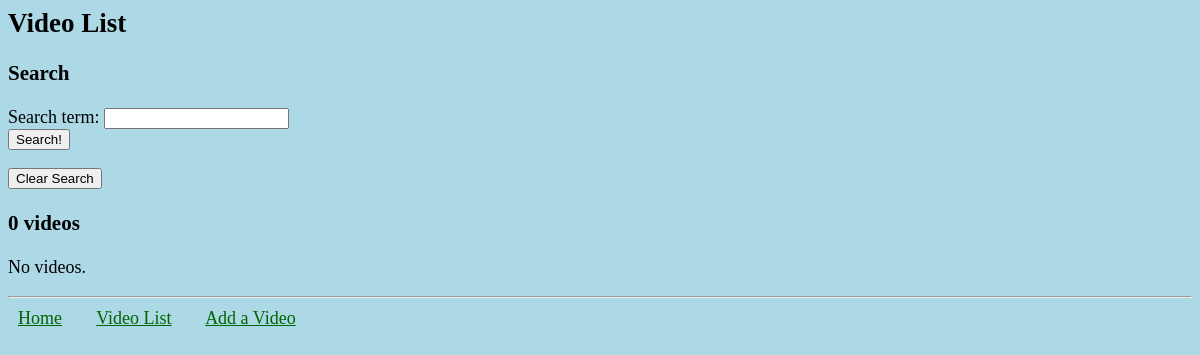
Page /video_list on the earlier database version.
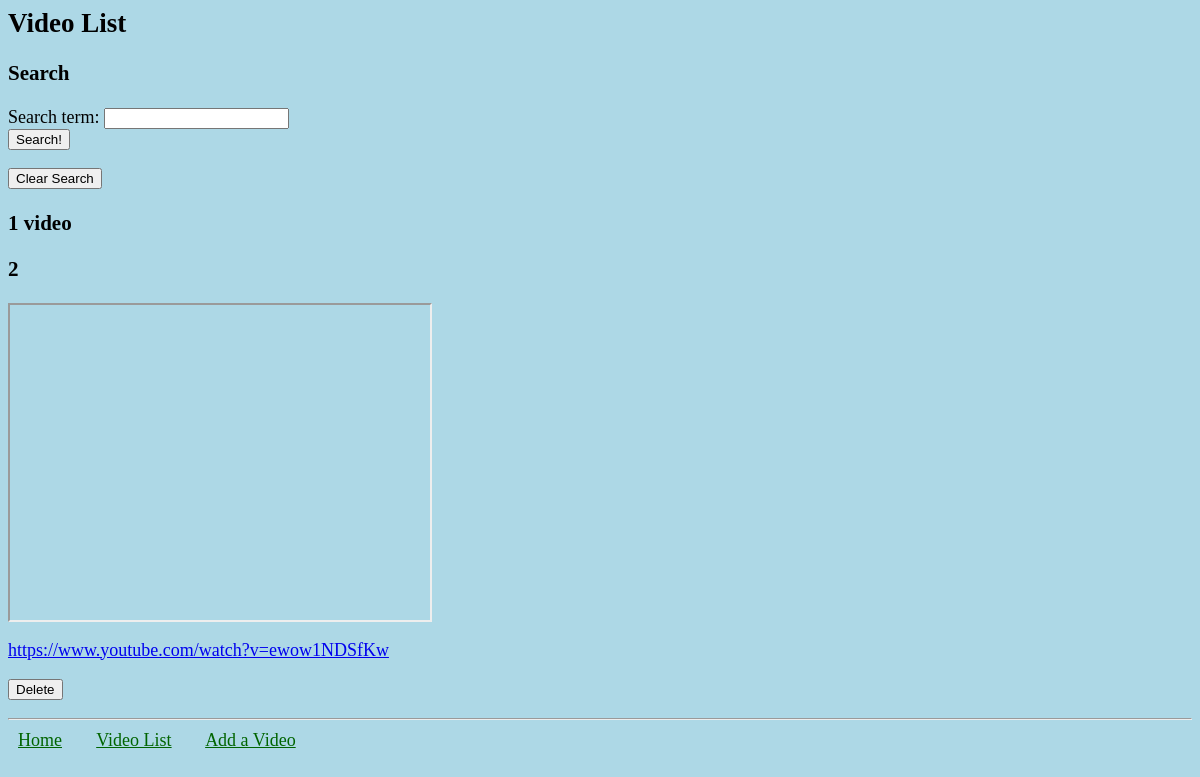
Same page on the later database version.
### video_collection/models.py (models this page shows, shortened)
class Video(models.Model):
    name = models.CharField(max_length=200)  # Name of the video
    url = models.CharField(max_length=400)  # URL of the video
    notes = models.TextField(blank=True, null=True)  # Additional notes about the video
    video_id = models.CharField(max_length=40, unique=True)  # ID of the video

### video_collection/views.py (the view)
# urls.py: path('video_list', views.video_list, name='video_list'),
def video_list(request):
    search_form = SearchForm(request.GET)
    if search_form.is_valid():
        search_term = search_form.cleaned_data['search_term']
        videos = Video.objects.filter(name__icontains=search_term).order_by(Lower('name'))
    else:
        search_form = SearchForm()
        videos = Video.objects.order_by(Lower('name'))
    return render(request, 'video_collection/video_list.html', {'videos': videos, 'search_form': search_form})

### video_collection/forms.py
class SearchForm(forms.Form):
    search_term = forms.CharField()

### video_collection/templates/video_collection/video_list.html (shortened to what this page needs)
{% extends 'video_collection/base.html' %}
{% block content %}
<h2>Video List</h2>
<h3>Search</h3>
<form method="GET" action="{% url 'video_list' %}">
    {{ search_form }}
    <button type="submit">Search!</button>
</form>
<a href="{% url 'video_list' %}">
    <button>Clear Search</button>
</a>
<h3>{{ videos|length }} video{{ videos|length|pluralize }}</h3>
{% for video in videos %}
<div>
    <h3>{{ video.name }}</h3>
    <iframe width="420" height="315" src="https://youtube.com/embed/{{ video.video_id }}"></iframe>
    <p>
        <a href="{{ video.url }}">{{ video.url }}</a>
    </p>
</div>
<form method="post" action="{% url 'delete_video' video.id %}">
  <button type="submit" onclick="return confirm('Are you sure you want to delete this video?')">Delete</button>
</form>
{% empty %}
    <p>No videos.</p>
{% endfor %}
{% endblock %}

### video_collection/templates/video_collection/base.html
{% load static %}
<html>
    <head>
        <link rel="stylesheet" href="https://cdn.jsdelivr.net/gh/kognise/water.css@latest/dist/dark.min.css">
        <link rel="stylesheet" href="{% static 'css/style.css' %}">
    </head>
    <body>
        {% block content %}
        {% endblock %}
        <hr>
        <div class="navigation">
            <a href="{% url 'home' %}">Home</a>
            <a href="{% url 'video_list' %}">Video List</a>
            <a href="{% url 'add_video' %}">Add a Video</a>
        </div>
    </body>
</html>

### video_collection/static/css/style.css (style rules this page uses)
body { background-color: lightblue; font-size: large; }
.navigation { margin: 10px; }
.navigation > a { color: darkgreen; padding-right: 30px; }

Differences in the rows shown:
added Video: name "2", url "https://www.youtube.com/watch?v=ewow1NDSfKw"
Other differences:
{{ videos|length }}: "0" → "1"
text no longer shown: "No videos."
